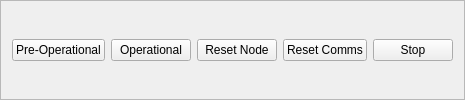
       <widget class="QFrame" name="D">
        <property name="frameShape">
         <enum>QFrame::StyledPanel</enum>
        </property>
        <property name="frameShadow">
         <enum>QFrame::Raised</enum>
        </property>
        <layout class="QGridLayout" name="gridLayout_17">
         <item row="0" column="4">
          <widget class="QPushButton" name="Stop">
           <property name="text">
            <string>Stop</string>
           </property>
          </widget>
         </item>
         <item row="0" column="0">
          <widget class="QPushButton" name="Pre_operational">
           <property name="text">
            <string>Pre-Operational</string>
           </property>
          </widget>
         </item>
         <item row="0" column="2">
          <widget class="QPushButton" name="Reset_Node">
           <property name="text">
            <string>Reset Node</string>
           </property>
          </widget>
         </item>
         <item row="0" column="1">
          <widget class="QPushButton" name="Operational">
           <property name="text">
            <string>Operational</string>
           </property>
          </widget>
         </item>
         <item row="0" column="3">
          <widget class="QPushButton" name="Reset_communication">
           <property name="text">
            <string>Reset Comms</string>
           </property>
          </widget>
         </item>
        </layout>
       </widget>
